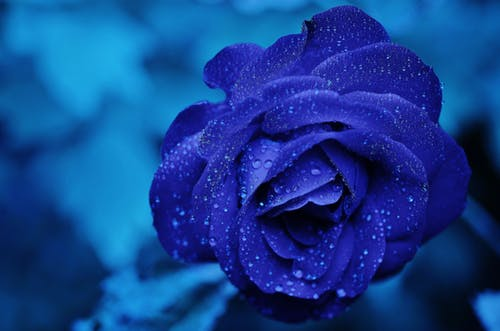
#> input picture Lab 1/flower.jpeg, 500 x 331 px
$ python failkod.py
#> lines starting #> are read from the running program, lines starting #| are printed output that depends on the picture; long printed decimals are rounded
import numpy as np
import scipy
from matplotlib import pyplot as plt
from scipy.signal import convolve2d  as conv2

def image_gradient(J, I, ksize, sigma):
#    g = np.zeros(ksize,ksize)
#    g[ksize//2, ksize//2] = 1
#    g = scipy.ndimage.filters.gaussian_filter(g,sigma)
    (x,y) = np.meshgrid(np.arange(-(ksize-1)/2,(ksize-1)/2+1,1),np.arange(-(ksize-1)/2,(ksize-1)/2+1,1))
    g = 1/(2*np.pi*sigma**2)*np.exp(-(x**2+y**2)/(2*sigma**2))
    gdx = -(x/sigma**2)*g
    gdy = -(y/sigma**2)*g
    Ig = conv2(I, g, mode='same')
    Jg = conv2(J, g, mode='same')
    Jgdx = conv2(J, gdx, mode='same')
    Jgdy = conv2(J, gdy, mode='same')
    return (Ig, Jg, Jgdx, Jgdy)

def estimate_T(Jgdx, Jgdy, rows, cols, window_size):
    T = np.zeros((2,2))
    for i in range(0, int(window_size[0]-1)):
        for j in range(0, int(window_size[1]-1)):
            T = T + np.array([ [Jgdx[i,j]**2, Jgdx[i,j]*Jgdy[i,j] ], [ Jgdx[i,j]*Jgdy[i,j], Jgdy[i,j]**2 ]])

    return T

def estimate_e(Jg, Ig, Jgdx, Jgdy, rows, cols, window_size):
    e = np.zeros((2,1))
    for i in range(0, int(window_size[0]-1)):
        for j in range(0, int(window_size[1]-1)):
            e = e + (Ig[i,j]-Jg[i,j])*np.transpose(np.array([[ Jgdx[i,j], Jgdy[i,j] ]]))

    return e


def myInterpolation(spline, d, point, window_size):
    rows = np.arange(point[0]-(window_size[0]-1)/2, point[0]+(window_size[0]-1)/2,1)
    cols = np.arange(point[1]-(window_size[1]-1)/2, point[1]+(window_size[1]-1)/2,1)
    rows -= d[0]
    cols -= d[1]
    interpolatedIm = spline(rows, cols)
    return interpolatedIm

def getSpline(Im):
    x = np.arange(0, np.size(Im,1) ,1)
    y = np.arange(0, np.size(Im,0), 1)
    intSpline = scipy.interpolate.RectBivariateSpline(y, x, Im)
    return intSpline

def myKLTracker(J, I, point, window_size=np.transpose(np.array([71,41])), maxIterations=100):
    dTot = np.array([[0.0],[0.0]])
    d = np.transpose(np.array([np.Inf, np.Inf]))
    i = 1

    ksize = 5;
    sigma = 1;
    (Ig, Jg, Jgdx, Jgdy) = image_gradient(J, I, ksize, sigma)

    JgSpline = getSpline(Jg)
    JgdxSpline = getSpline(Jgdx)
    JgdySpline = getSpline(Jgdy)

    # [5 lines of commented-out code are left out]
    IgWarp = Ig[int(point[0]-(window_size[0]-1)/2):int(point[0]+(window_size[0]-1)/2),int(point[1]-(window_size[1]-1)/2):int(point[1]+(window_size[1]-1)/2)]
    while i <= maxIterations and np.linalg.norm(d) > 0.1 :

        JgWarp = myInterpolation(JgSpline, dTot, point, window_size)
        JgdxWarp = myInterpolation(JgdxSpline, dTot, point, window_size)
        JgdyWarp = myInterpolation(JgdySpline, dTot, point, window_size)

        T = estimate_T(JgdxWarp, JgdyWarp, point[0], point[1], window_size)
        e = estimate_e(JgWarp, IgWarp, JgdxWarp, JgdyWarp, point[0], point[1], window_size)
        d = np.linalg.solve(T, e)
        dTot += d
        print(dTot)
        i += 1
    return dTot


import matplotlib.image as mpimage
im = mpimage.imread("flower.jpeg")
#> im is the input picture: shape (331, 500, 3); mean R, G, B 18.7, 64.4, 143.9
J = im[:,:,1].astype(float)
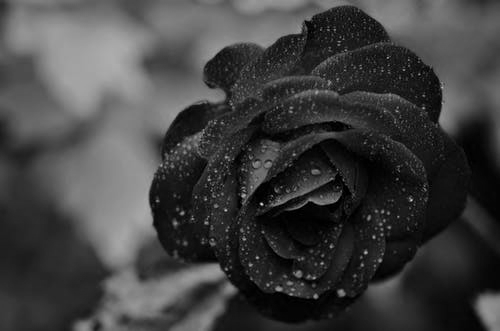
#> J: shape (331, 500) float64; min 0, max 216, mean 64.4
dReal = np.transpose(np.array([20.2, 20.2]))
JSpline = getSpline(J)

rows = np.arange(0.0,499.0,1)
cols = np.arange(0.0,330.0,1)
rows -= dReal[0]
cols -= dReal[1]
I = JSpline(rows, cols)
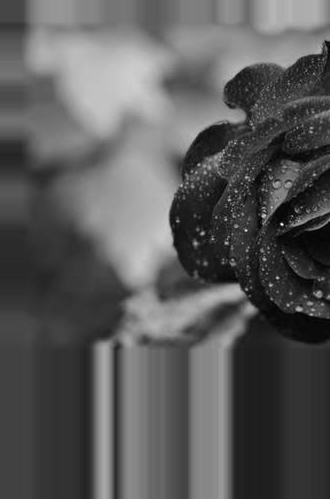
#> I: shape (499, 330) float64; min -5.28, max 215.3, mean 73; drawn with min black and max white


d = myKLTracker(J, I, np.array([150,150]))
#> in image_gradient, `Ig = conv2(I, g, mode='same')`:
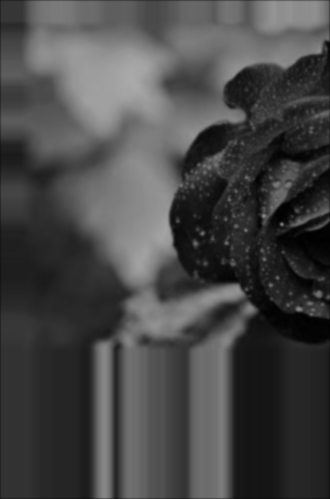
#> Ig: shape (499, 330) float64; min 0.616, max 169.8, mean 71.4
#> in image_gradient, `Jgdy = conv2(J, gdy, mode='same')`:
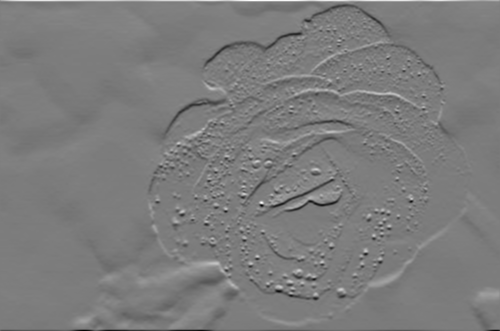
#> Jgdy: shape (331, 500) float64; min -50.13, max 52.23, mean -0.1; drawn with min black and max white
#> the loop in myKLTracker, `while i <= maxIterations and np.linalg.norm(d) > 0.1 : ` made 100 passes
#> (T, e, d, dTot) on passes 2 to 7: ([[93443, 21277.6], [21277.6, 36968.6]], [-245821.2, -109335.8], [-2.25, -1.66], [-4.95, -3.29]), ([[106573.5, 26576.4], [26576.4, 43597.7]], [-277861.1, -125806.3], [-2.23, -1.53], [-7.17, -4.82]), ([[115912.5, 27101.4], [27101.4, 44354.1]], [-301302.9, -134171.9], [-2.21, -1.68], [-9.38, -6.49]), ([[121152.5, 26102.3], [26102.3, 44417.6]], [-298442.4, -124879.9], [-2.13, -1.56], [-11.51, -8.05]), ([[131470.3, 24784.3], [24784.3, 46571.1]], [-294251.8, -113686.2], [-1.98, -1.39], [-13.48, -9.44]), ([[138485.3, 23076.7], [23076.7, 50440.8]], [-288023.7, -109476.2], [-1.86, -1.32], [-15.34, -10.76])
#> (T, e, dTot) on pass 1: ([[76679.9, 15637.7], [15637.7, 31599.3]], [-232096.8, -93539], [-2.7, -1.63])
#> (printed output is left out)
#> pass 1, in myKLTracker, `JgdyWarp = myInterpolation(JgdySpline, dTot, point, window_size)`:
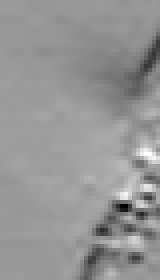
#> JgdyWarp: shape (70, 40) float64 (shown 4 times larger); min -24.19, max 16.15, mean -0.507; drawn with min black and max white
#> after the loop in myKLTracker, `while i <= maxIterations and np.linalg.norm(d) > 0.1 :`:
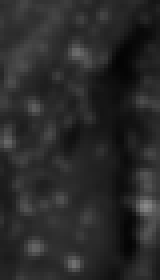
#> JgWarp: shape (70, 40) float64 (shown 4 times larger); min 4.09, max 137.7, mean 42.3
#> after the loop in myKLTracker, `while i <= maxIterations and np.linalg.norm(d) > 0.1 :`:
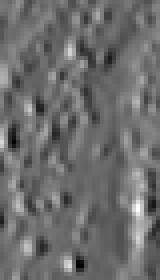
#> JgdxWarp: shape (70, 40) float64 (shown 4 times larger); min -29.63, max 39.65, mean 0; drawn with min black and max white
#> after the loop in myKLTracker, `while i <= maxIterations and np.linalg.norm(d) > 0.1 :`: dTot = [-29.22, -77.54]; i = 101
#> d = [-29.22, -77.54]

print(d)
#| [[-29.219]
#|  [-77.535]]
